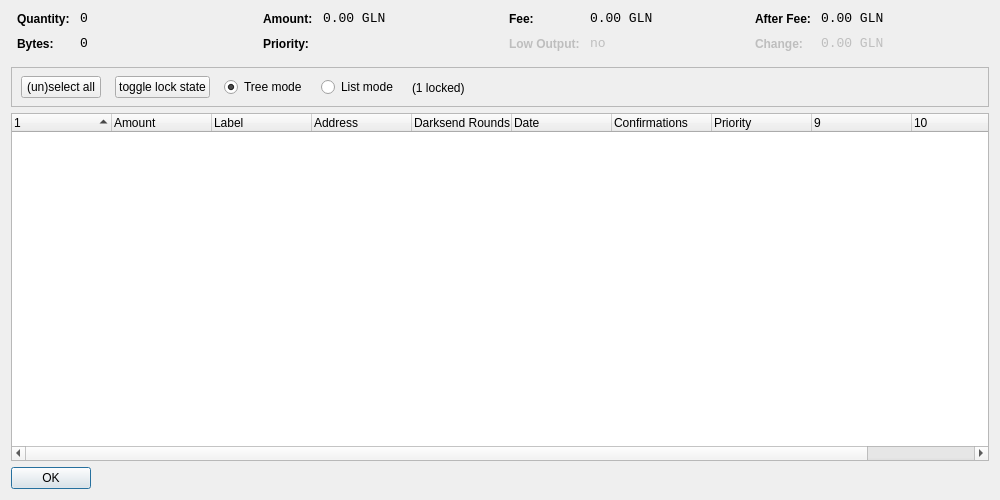
<?xml version="1.0" encoding="UTF-8"?>
<ui version="4.0">
 <class>CoinControlDialog</class>
 <widget class="QDialog" name="CoinControlDialog">
  <property name="geometry">
   <rect>
    <x>0</x>
    <y>0</y>
    <width>1000</width>
    <height>500</height>
   </rect>
  </property>
  <property name="windowTitle">
   <string>Coin Control</string>
  </property>
  <layout class="QVBoxLayout" name="verticalLayout">
   <item>
    <layout class="QHBoxLayout" name="horizontalLayoutTop" stretch="0,0,0,0">
     <property name="topMargin">
      <number>0</number>
     </property>
     <property name="bottomMargin">
      <number>10</number>
     </property>
     <item>
      <layout class="QFormLayout" name="formLayoutCoinControl1">
       <property name="horizontalSpacing">
        <number>10</number>
       </property>
       <property name="verticalSpacing">
        <number>10</number>
       </property>
       <property name="leftMargin">
        <number>6</number>
       </property>
       <property name="rightMargin">
        <number>6</number>
       </property>
       <item row="0" column="0">
        <widget class="QLabel" name="labelCoinControlQuantityText">
         <property name="styleSheet">
          <string notr="true">font-weight:bold;</string>
         </property>
         <property name="text">
          <string>Quantity:</string>
         </property>
        </widget>
       </item>
       <item row="0" column="1">
        <widget class="QLabel" name="labelCoinControlQuantity">
         <property name="font">
          <font>
           <family>Monospace</family>
           <pointsize>10</pointsize>
          </font>
         </property>
         <property name="cursor">
          <cursorShape>IBeamCursor</cursorShape>
         </property>
         <property name="contextMenuPolicy">
          <enum>Qt::ActionsContextMenu</enum>
         </property>
         <property name="text">
          <string notr="true">0</string>
         </property>
         <property name="textInteractionFlags">
          <set>Qt::LinksAccessibleByMouse|Qt::TextSelectableByKeyboard|Qt::TextSelectableByMouse</set>
         </property>
        </widget>
       </item>
       <item row="1" column="0">
        <widget class="QLabel" name="labelCoinControlBytesText">
         <property name="styleSheet">
          <string notr="true">font-weight:bold;</string>
         </property>
         <property name="text">
          <string>Bytes:</string>
         </property>
        </widget>
       </item>
       <item row="1" column="1">
        <widget class="QLabel" name="labelCoinControlBytes">
         <property name="font">
          <font>
           <family>Monospace</family>
           <pointsize>10</pointsize>
          </font>
         </property>
         <property name="cursor">
          <cursorShape>IBeamCursor</cursorShape>
         </property>
         <property name="contextMenuPolicy">
          <enum>Qt::ActionsContextMenu</enum>
         </property>
         <property name="text">
          <string notr="true">0</string>
         </property>
         <property name="textInteractionFlags">
          <set>Qt::LinksAccessibleByMouse|Qt::TextSelectableByKeyboard|Qt::TextSelectableByMouse</set>
         </property>
        </widget>
       </item>
      </layout>
     </item>
     <item>
      <layout class="QFormLayout" name="formLayoutCoinControl2">
       <property name="horizontalSpacing">
        <number>10</number>
       </property>
       <property name="verticalSpacing">
        <number>10</number>
       </property>
       <property name="leftMargin">
        <number>6</number>
       </property>
       <property name="rightMargin">
        <number>6</number>
       </property>
       <item row="0" column="0">
        <widget class="QLabel" name="labelCoinControlAmountText">
         <property name="styleSheet">
          <string notr="true">font-weight:bold;</string>
         </property>
         <property name="text">
          <string>Amount:</string>
         </property>
        </widget>
       </item>
       <item row="0" column="1">
        <widget class="QLabel" name="labelCoinControlAmount">
         <property name="font">
          <font>
           <family>Monospace</family>
           <pointsize>10</pointsize>
          </font>
         </property>
         <property name="cursor">
          <cursorShape>IBeamCursor</cursorShape>
         </property>
         <property name="contextMenuPolicy">
          <enum>Qt::ActionsContextMenu</enum>
         </property>
         <property name="text">
          <string notr="true">0.00 GLN</string>
         </property>
         <property name="textInteractionFlags">
          <set>Qt::LinksAccessibleByMouse|Qt::TextSelectableByKeyboard|Qt::TextSelectableByMouse</set>
         </property>
        </widget>
       </item>
       <item row="1" column="0">
        <widget class="QLabel" name="labelCoinControlPriorityText">
         <property name="styleSheet">
          <string notr="true">font-weight:bold;</string>
         </property>
         <property name="text">
          <string>Priority:</string>
         </property>
        </widget>
       </item>
       <item row="1" column="1">
        <widget class="QLabel" name="labelCoinControlPriority">
         <property name="font">
          <font>
           <family>Monospace</family>
           <pointsize>10</pointsize>
          </font>
         </property>
         <property name="cursor">
          <cursorShape>IBeamCursor</cursorShape>
         </property>
         <property name="contextMenuPolicy">
          <enum>Qt::ActionsContextMenu</enum>
         </property>
         <property name="text">
          <string/>
         </property>
         <property name="textInteractionFlags">
          <set>Qt::LinksAccessibleByMouse|Qt::TextSelectableByKeyboard|Qt::TextSelectableByMouse</set>
         </property>
        </widget>
       </item>
      </layout>
     </item>
     <item>
      <layout class="QFormLayout" name="formLayoutCoinControl3">
       <property name="horizontalSpacing">
        <number>10</number>
       </property>
       <property name="verticalSpacing">
        <number>10</number>
       </property>
       <property name="leftMargin">
        <number>6</number>
       </property>
       <property name="rightMargin">
        <number>6</number>
       </property>
       <item row="0" column="0">
        <widget class="QLabel" name="labelCoinControlFeeText">
         <property name="styleSheet">
          <string notr="true">font-weight:bold;</string>
         </property>
         <property name="text">
          <string>Fee:</string>
         </property>
        </widget>
       </item>
       <item row="0" column="1">
        <widget class="QLabel" name="labelCoinControlFee">
         <property name="font">
          <font>
           <family>Monospace</family>
           <pointsize>10</pointsize>
          </font>
         </property>
         <property name="cursor">
          <cursorShape>IBeamCursor</cursorShape>
         </property>
         <property name="contextMenuPolicy">
          <enum>Qt::ActionsContextMenu</enum>
         </property>
         <property name="text">
          <string notr="true">0.00 GLN</string>
         </property>
         <property name="textInteractionFlags">
          <set>Qt::LinksAccessibleByMouse|Qt::TextSelectableByKeyboard|Qt::TextSelectableByMouse</set>
         </property>
        </widget>
       </item>
       <item row="1" column="0">
        <widget class="QLabel" name="labelCoinControlLowOutputText">
         <property name="enabled">
          <bool>false</bool>
         </property>
         <property name="styleSheet">
          <string notr="true">font-weight:bold;</string>
         </property>
         <property name="text">
          <string>Low Output:</string>
         </property>
        </widget>
       </item>
       <item row="1" column="1">
        <widget class="QLabel" name="labelCoinControlLowOutput">
         <property name="enabled">
          <bool>false</bool>
         </property>
         <property name="font">
          <font>
           <family>Monospace</family>
           <pointsize>10</pointsize>
          </font>
         </property>
         <property name="cursor">
          <cursorShape>IBeamCursor</cursorShape>
         </property>
         <property name="contextMenuPolicy">
          <enum>Qt::ActionsContextMenu</enum>
         </property>
         <property name="text">
          <string notr="true">no</string>
         </property>
         <property name="textInteractionFlags">
          <set>Qt::LinksAccessibleByMouse|Qt::TextSelectableByKeyboard|Qt::TextSelectableByMouse</set>
         </property>
        </widget>
       </item>
      </layout>
     </item>
     <item>
      <layout class="QFormLayout" name="formLayoutCoinControl4">
       <property name="horizontalSpacing">
        <number>10</number>
       </property>
       <property name="verticalSpacing">
        <number>10</number>
       </property>
       <property name="leftMargin">
        <number>6</number>
       </property>
       <property name="rightMargin">
        <number>6</number>
       </property>
       <item row="0" column="0">
        <widget class="QLabel" name="labelCoinControlAfterFeeText">
         <property name="styleSheet">
          <string notr="true">font-weight:bold;</string>
         </property>
         <property name="text">
          <string>After Fee:</string>
         </property>
        </widget>
       </item>
       <item row="0" column="1">
        <widget class="QLabel" name="labelCoinControlAfterFee">
         <property name="font">
          <font>
           <family>Monospace</family>
           <pointsize>10</pointsize>
          </font>
         </property>
         <property name="cursor">
          <cursorShape>IBeamCursor</cursorShape>
         </property>
         <property name="contextMenuPolicy">
          <enum>Qt::ActionsContextMenu</enum>
         </property>
         <property name="text">
          <string notr="true">0.00 GLN</string>
         </property>
         <property name="textInteractionFlags">
          <set>Qt::LinksAccessibleByMouse|Qt::TextSelectableByKeyboard|Qt::TextSelectableByMouse</set>
         </property>
        </widget>
       </item>
       <item row="1" column="0">
        <widget class="QLabel" name="labelCoinControlChangeText">
         <property name="enabled">
          <bool>false</bool>
         </property>
         <property name="styleSheet">
          <string notr="true">font-weight:bold;</string>
         </property>
         <property name="text">
          <string>Change:</string>
         </property>
        </widget>
       </item>
       <item row="1" column="1">
        <widget class="QLabel" name="labelCoinControlChange">
         <property name="enabled">
          <bool>false</bool>
         </property>
         <property name="font">
          <font>
           <family>Monospace</family>
           <pointsize>10</pointsize>
          </font>
         </property>
         <property name="cursor">
          <cursorShape>IBeamCursor</cursorShape>
         </property>
         <property name="contextMenuPolicy">
          <enum>Qt::ActionsContextMenu</enum>
         </property>
         <property name="text">
          <string notr="true">0.00 GLN</string>
         </property>
         <property name="textInteractionFlags">
          <set>Qt::LinksAccessibleByMouse|Qt::TextSelectableByKeyboard|Qt::TextSelectableByMouse</set>
         </property>
        </widget>
       </item>
      </layout>
     </item>
    </layout>
   </item>
   <item>
    <widget class="QFrame" name="frame">
     <property name="minimumSize">
      <size>
       <width>0</width>
       <height>40</height>
      </size>
     </property>
     <property name="frameShape">
      <enum>QFrame::StyledPanel</enum>
     </property>
     <property name="frameShadow">
      <enum>QFrame::Sunken</enum>
     </property>
     <widget class="QWidget" name="horizontalLayoutWidget">
      <property name="geometry">
       <rect>
        <x>10</x>
        <y>0</y>
        <width>781</width>
        <height>41</height>
       </rect>
      </property>
      <layout class="QHBoxLayout" name="horizontalLayoutPanel" stretch="0,0,0,0,0">
       <property name="spacing">
        <number>14</number>
       </property>
       <item>
        <widget class="QPushButton" name="pushButtonSelectAll">
         <property name="sizePolicy">
          <sizepolicy hsizetype="Maximum" vsizetype="Fixed">
           <horstretch>0</horstretch>
           <verstretch>0</verstretch>
          </sizepolicy>
         </property>
         <property name="text">
          <string>(un)select all</string>
         </property>
        </widget>
       </item>
        <item>
         <widget class="QPushButton" name="pushButtonToggleLock">
          <property name="sizePolicy">
           <sizepolicy hsizetype="Maximum" vsizetype="Fixed">
            <horstretch>0</horstretch>
            <verstretch>0</verstretch>
           </sizepolicy>
          </property>
          <property name="text">
           <string>toggle lock state</string>
          </property>
          <property name="autoDefault">
           <bool>false</bool>
          </property>
         </widget>
        </item>
       <item>
        <widget class="QRadioButton" name="radioTreeMode">
         <property name="sizePolicy">
          <sizepolicy hsizetype="Maximum" vsizetype="Fixed">
           <horstretch>0</horstretch>
           <verstretch>0</verstretch>
          </sizepolicy>
         </property>
         <property name="text">
          <string>Tree mode</string>
         </property>
         <property name="checked">
          <bool>true</bool>
         </property>
        </widget>
       </item>
       <item>
        <widget class="QRadioButton" name="radioListMode">
         <property name="sizePolicy">
          <sizepolicy hsizetype="Maximum" vsizetype="Fixed">
           <horstretch>0</horstretch>
           <verstretch>0</verstretch>
          </sizepolicy>
         </property>
         <property name="text">
          <string>List mode</string>
         </property>
        </widget>
       </item>
        <item>
         <widget class="QLabel" name="labelLocked">
          <property name="text">
           <string>(1 locked)</string>
          </property>
         </widget>
        </item>
       <item>
        <spacer name="horizontalSpacer">
         <property name="orientation">
          <enum>Qt::Horizontal</enum>
         </property>
         <property name="sizeHint" stdset="0">
          <size>
           <width>40</width>
           <height>20</height>
          </size>
         </property>
        </spacer>
       </item>
      </layout>
     </widget>
    </widget>
   </item>
   <item>
    <widget class="CoinControlTreeWidget" name="treeWidget">
     <property name="contextMenuPolicy">
      <enum>Qt::CustomContextMenu</enum>
     </property>
     <property name="sortingEnabled">
      <bool>false</bool>
     </property>
     <property name="columnCount">
      <number>11</number>
     </property>
     <attribute name="headerShowSortIndicator" stdset="0">
      <bool>true</bool>
     </attribute>
     <attribute name="headerStretchLastSection">
      <bool>false</bool>
     </attribute>
     <column>
      <property name="text">
       <string/>
      </property>
     </column>
     <column>
      <property name="text">
       <string>Amount</string>
      </property>
     </column>
     <column>
      <property name="text">
       <string>Label</string>
      </property>
     </column>
     <column>
      <property name="text">
       <string>Address</string>
      </property>
     </column>
     <column>
      <property name="text">
       <string>Darksend Rounds</string>
      </property>
    </column>
     <column>
      <property name="text">
       <string>Date</string>
      </property>
     </column>
     <column>
      <property name="text">
       <string>Confirmations</string>
      </property>
      <property name="toolTip">
       <string>Confirmed</string>
      </property>
     </column>
     <column>
      <property name="text">
       <string>Priority</string>
      </property>
     </column>
     <column>
      <property name="text">
       <string/>
      </property>
     </column>
     <column>
      <property name="text">
       <string/>
      </property>
     </column>
     <column>
      <property name="text">
       <string/>
      </property>
     </column>
     <column>
      <property name="text">
       <string/>
      </property>
     </column>
    </widget>
   </item>
   <item>
    <widget class="QDialogButtonBox" name="buttonBox">
     <property name="sizePolicy">
      <sizepolicy hsizetype="Maximum" vsizetype="Fixed">
       <horstretch>0</horstretch>
       <verstretch>0</verstretch>
      </sizepolicy>
     </property>
     <property name="orientation">
      <enum>Qt::Horizontal</enum>
     </property>
     <property name="standardButtons">
      <set>QDialogButtonBox::Ok</set>
     </property>
    </widget>
   </item>
  </layout>
 </widget>
 <customwidgets>
  <customwidget>
   <class>CoinControlTreeWidget</class>
   <extends>QTreeWidget</extends>
   <header>coincontroltreewidget.h</header>
  </customwidget>
 </customwidgets>
 <resources/>
 <connections/>
</ui>
